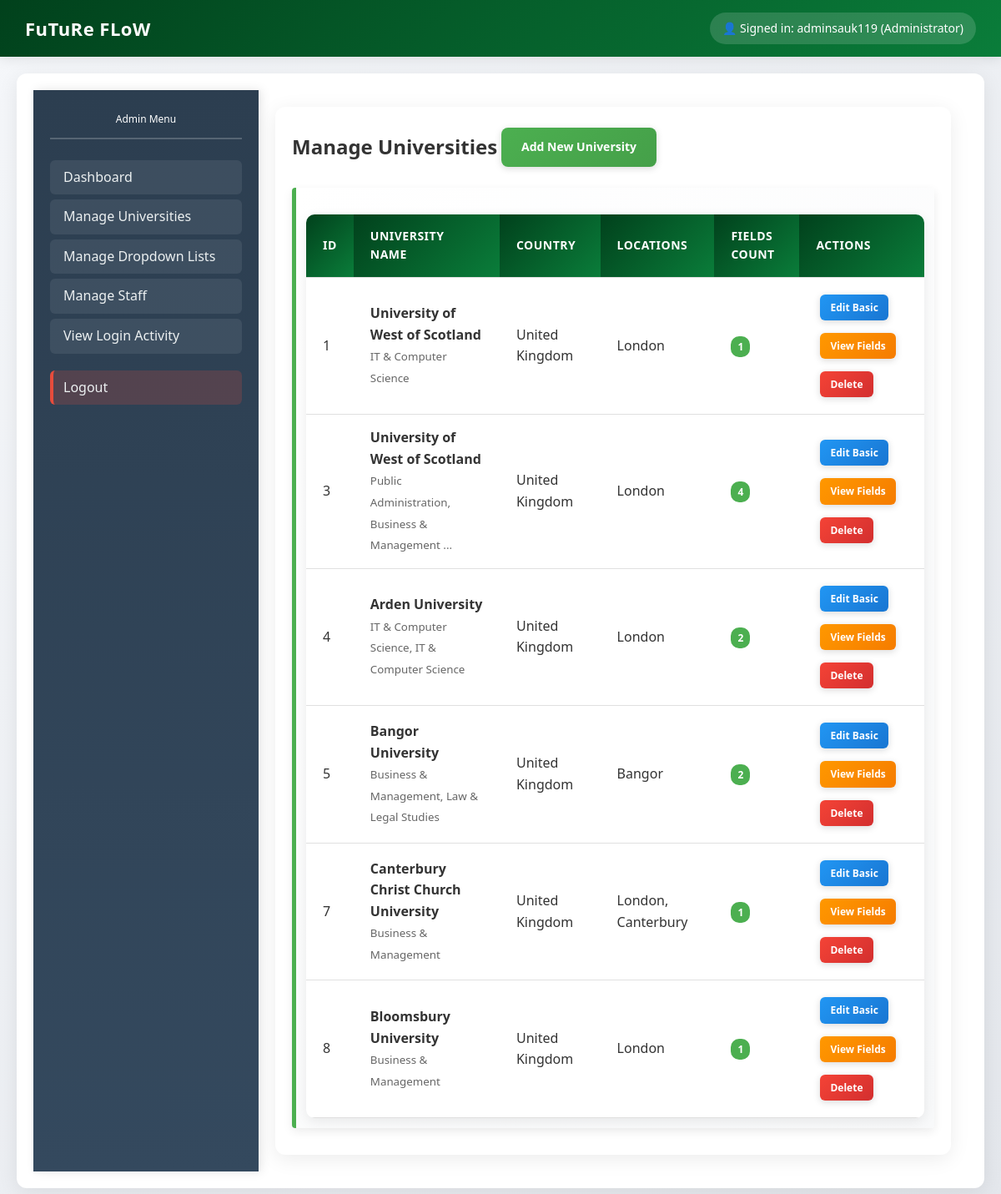
Page /admin/universities (signed in) on the committed database.
### app/app.py (models this page shows)
class University(db.Model):
    __tablename__ = 'universities'
    id = db.Column(db.Integer, primary_key=True)
    university_name = db.Column(db.String(200))
    country = db.Column(db.String(100))
    location = db.Column(db.Text)

class UniversityField(db.Model):
    __tablename__ = 'university_fields'
    id = db.Column(db.Integer, primary_key=True)
    university_id = db.Column(db.Integer, db.ForeignKey('universities.id'))
    field_name = db.Column(db.String(100))
    course_level = db.Column(db.String(50))
    duration = db.Column(db.String(50))
    intake = db.Column(db.String(50))
    moi_required = db.Column(db.String(10), default='no')
    moi_gap_years = db.Column(db.String(20))
    moi_min_cgpa = db.Column(db.String(20))
    moi_min_percentage = db.Column(db.String(20))
    moi_min_fsc = db.Column(db.String(20))
    moi_two_plus_two = db.Column(db.String(10), default='no')
    moi_university_type = db.Column(db.String(20))
    moi_accepted_universities = db.Column(db.Text)
    general_min_cgpa = db.Column(db.String(20))
    general_min_percentage = db.Column(db.String(20))
    general_max_study_gap = db.Column(db.String(20))
    fsc_cutoff_marks = db.Column(db.String(20))
    ba_required_below_cutoff = db.Column(db.String(10), default='no')
    min_fsc_marks_with_ba = db.Column(db.String(20))
    min_ba_marks = db.Column(db.String(20))
    english_tests = db.Column(db.Text)
    courses = db.Column(db.Text)
    total_fee = db.Column(db.String(100))
    initial_deposit = db.Column(db.String(100))
    scholarship = db.Column(db.String(200))

### app/app.py (the view)
@app.route('/admin/universities')
@login_required
@admin_required
def admin_universities():
    universities = University.query.all()
    for uni in universities:
        uni.fields = UniversityField.query.filter_by(university_id=uni.id).all()
        try:
            uni.location_list = json.loads(uni.location) if uni.location else []
        except:
            uni.location_list = [uni.location] if uni.location else []
    return render_template('admin_universities.html', universities=universities)

### app/app.py (called while the page is built)
def login_required(f):
    @wraps(f)
    def decorated_function(*args, **kwargs):
        if 'user_id' not in session:
            return redirect(url_for('login'))
        return f(*args, **kwargs)
    return decorated_function

def admin_required(f):
    @wraps(f)
    def decorated_function(*args, **kwargs):
        if 'user_id' not in session or session.get('role') != 'admin':
            flash('Admin access required', 'error')
            return redirect(url_for('login'))
        return f(*args, **kwargs)
    return decorated_function

### templates/admin_universities.html (shortened to what this page needs)
{% extends "base.html" %}
{% block body %}
<div class="container">
    <div class="sidebar">
        <h2>Admin Menu</h2>
        <a href="{{ url_for('admin_dashboard') }}">Dashboard</a>
        <a href="{{ url_for('admin_universities') }}">Manage Universities</a>
        <a href="{{ url_for('admin_dropdowns') }}">Manage Dropdown Lists</a>
        <a href="{{ url_for('admin_staff') }}">Manage Staff</a>
        <a href="{{ url_for('admin_login_activity') }}">View Login Activity</a>
        <a href="{{ url_for('logout') }}" class="logout">Logout</a>
    </div>
    <div class="content">
        <div style="display: flex; justify-content: between; align-items: center; margin-bottom: 20px;">
            <h2>Manage Universities</h2>
            <a href="{{ url_for('admin_add_university_detailed') }}" class="btn btn-primary">
                Add New University
            </a>
        </div>
        {% if universities %}
        <div class="card">
            <table>
                <thead>
                    <tr>
                        <th>ID</th>
                        <th>University Name</th>
                        <th>Country</th>
                        <th>Locations</th>
                        <th>Fields Count</th>
                        <th>Actions</th>
                    </tr>
                </thead>
                <tbody>
                    {% for uni in universities %}
                    <tr>
                        <td>{{ uni.id }}</td>
                        <td>
                            <strong>{{ uni.university_name }}</strong>
                            {% if uni.fields %}
                                <br><small style="color: #666;">
                                    {% for field in uni.fields[:2] %}
                                        {{ field.field_name }}{% if not loop.last %}, {% endif %}
                                    {% endfor %}
                                    {% if uni.fields|length > 2 %}...{% endif %}
                                </small>
                            {% endif %}
                        </td>
                        <td>{{ uni.country }}</td>
                        <td>
                            {% if uni.location_list %}
                                {{ uni.location_list|join(', ') }}
                            {% else %}
                                -
                            {% endif %}
                        </td>
                        <td>
                            <span class="badge">{{ uni.fields|length if uni.fields else 0 }}</span>
                        </td>
                        <td>
                            <div style="display: flex; gap: 5px; flex-wrap: wrap;">
                                <a href="{{ url_for('admin_edit_university', id=uni.id) }}" class="btn btn-info btn-sm">
                                    Edit Basic
                                </a>
                                <a href="{{ url_for('admin_view_fields', id=uni.id) }}" class="btn btn-warning btn-sm">
                                    View Fields
                                </a>
                                <a href="{{ url_for('admin_delete_university', id=uni.id) }}" class="btn btn-danger btn-sm"
                                   onclick="return confirm('Are you sure you want to delete this university and all its fields?')">
                                    Delete
                                </a>
                            </div>
                        </td>
                    </tr>
                    {% endfor %}
                </tbody>
            </table>
        </div>
        {% endif %}
    </div>
</div>
{% endblock %}

### templates/base.html (shortened to what this page needs)
<!DOCTYPE html>
<html lang="en">
<head>
    <link href="https://cdn.jsdelivr.net/npm/select2@4.1.0-rc.0/dist/css/select2.min.css" rel="stylesheet" />
</head>
<body>
    <div class="header">
        <h1>FuTuRe FLoW</h1>
        <div class="user-info">
            {% if session.username %}
                👤 Signed in: {{ session.username }}
                {% if session.role == 'admin' %}
                    (Administrator)
                {% else %}
                    (Staff)
                {% endif %}
            {% endif %}
        </div>
    </div>
    <div class="container">
        <div class="content">
            {% block body %}{% endblock %}
        </div>
    </div>
</body>
</html>

### templates/base.html (style rules this page uses)
* { margin: 0; padding: 0; box-sizing: border-box; }
body { font-family: 'Segoe UI', Tahoma, Geneva, Verdana, sans-serif; background: linear-gradient(135deg, #f5f7fa 0%, #e4e7ec 100%); min-height: 100vh; color: #333; line-height: 1.6; }
.header { background: linear-gradient(135deg, #01411C 0%, #0a7d3a 100%); color: white; padding: 15px 30px; display: flex; justify-content: space-between; align-items: center; box-shadow: 0 2px 15px rgba(0,0,0,0.1); position: relative; z-index: 1000; }
.header h1 { font-size: 22px; font-weight: 600; letter-spacing: 0.5px; }
.user-info { font-size: 14px; background: rgba(255,255,255,0.15); padding: 8px 15px; border-radius: 20px; font-weight: 500; }
.container { display: flex; min-height: calc(100vh - 70px); }
.sidebar { background: linear-gradient(180deg, #2c3e50 0%, #34495e 100%); width: 270px; padding: 25px 20px; box-shadow: 3px 0 12px rgba(0,0,0,0.1); position: relative; z-index: 100; }
.sidebar h2 { color: white; margin-bottom: 25px; font-size: 12px; font-weight: 500; text-align: center; padding-bottom: 12px; border-bottom: 2px solid rgba(255,255,255,0.2); }
.sidebar a { display: block; padding: 8px 12px; margin-bottom: 6px; background: rgba(255,255,255,0.08); color: #ecf0f1; text-decoration: none; border-radius: 6px; font-weight: 500; border-left: 4px solid transparent; }
.sidebar a.logout { background: rgba(231, 76, 60, 0.2); border-left-color: #e74c3c; margin-top: 20px; }
.content { flex: 1; padding: 20px 20px; background: white; margin: 20px; border-radius: 12px; box-shadow: 0 5px 25px rgba(0,0,0,0.08); position: relative; }
.btn { padding: 12px 24px; border: none; border-radius: 8px; cursor: pointer; font-size: 14px; font-weight: 600; text-decoration: none; display: inline-block; margin: 5px; text-align: center; box-shadow: 0 2px 8px rgba(0,0,0,0.15); }
.btn-primary { background: linear-gradient(135deg, #4CAF50, #45a049); color: white; }
.btn-danger { background: linear-gradient(135deg, #f44336, #d32f2f); color: white; }
.btn-warning { background: linear-gradient(135deg, #ff9800, #f57c00); color: white; }
.btn-info { background: linear-gradient(135deg, #2196F3, #1976d2); color: white; }
.btn-sm { padding: 8px 16px; font-size: 12px; border-radius: 6px; }
.card { background: linear-gradient(135deg, #ffffff 0%, #f8f9fa 100%); padding: 12px; border-radius: 4px; box-shadow: 0 4px 12px rgba(0,0,0,0.08); margin-bottom: 12px; border-left: 5px solid #4CAF50; transition: transform 0.3s ease; }
table { width: 100%; border-collapse: collapse; margin-top: 20px; background: white; border-radius: 10px; overflow: hidden; box-shadow: 0 4px 15px rgba(0,0,0,0.08); }
table th, table td { padding: 15px 20px; text-align: left; border-bottom: 1px solid #e0e0e0; }
table th { background: linear-gradient(135deg, #01411C, #0a7d3a); color: white; font-weight: 600; font-size: 14px; text-transform: uppercase; letter-spacing: 0.5px; }

### templates/admin_universities.html (style rules this page uses)
.badge { background: #4CAF50; color: white; padding: 4px 8px; border-radius: 10px; font-size: 12px; font-weight: bold; }
.btn-sm { padding: 6px 12px; font-size: 12px; }

### rows in the picture
University: id "1", university_name "University of West of Scotland", country "United Kingdom", location_list "London", fields|length "1"
UniversityField: field_name "IT & Computer Science"
University: id "3", university_name "University of West of Scotland", country "United Kingdom", location_list "London", fields|length "4"
UniversityField: field_name "Public Administration"
UniversityField: field_name "Business & Management"
University: id "4", university_name "Arden University", country "United Kingdom", location_list "London", fields|length "2"
UniversityField: field_name "IT & Computer Science"
UniversityField: field_name "IT & Computer Science"
University: id "5", university_name "Bangor University", country "United Kingdom", location_list "Bangor", fields|length "2"
UniversityField: field_name "Business & Management"
UniversityField: field_name "Law & Legal Studies"
University: id "7", university_name "Canterbury Christ Church University", country "United Kingdom", location_list "London, Canterbury", fields|length "1"
UniversityField: field_name "Business & Management"
University: id "8", university_name "Bloomsbury University", country "United Kingdom", location_list "London", fields|length "1"
UniversityField: field_name "Business & Management"

### other values in the picture
{{ session.username }} "adminsauk119"
